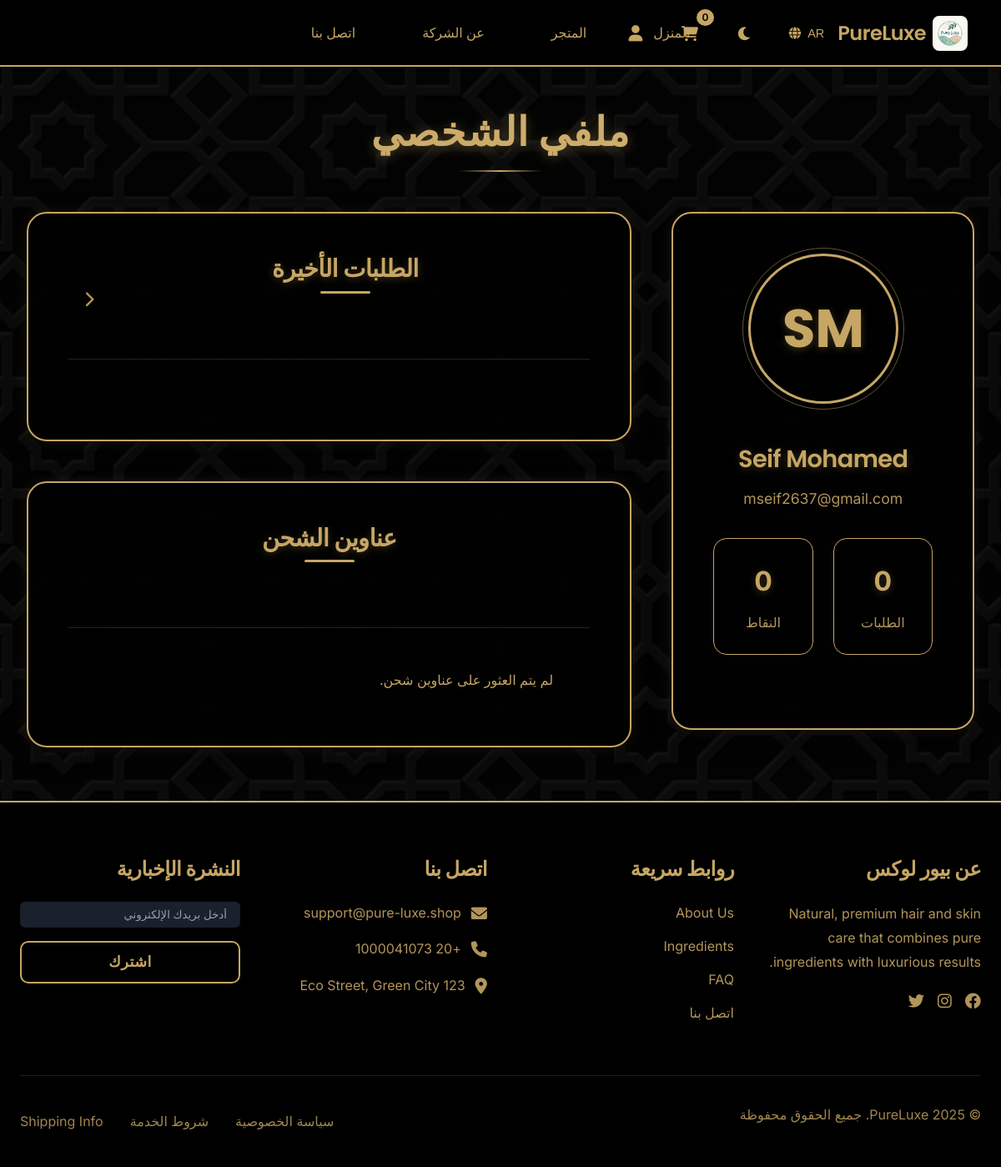
The page /profile?lang=ar (signed in) on the database its author committed.
### app.py (models this page shows, shortened)
class User(UserMixin, db.Model):
    id = db.Column(db.Integer, primary_key=True)
    email = db.Column(db.String(120), unique=True, nullable=False)
    first_name = db.Column(db.String(50), nullable=False)
    last_name = db.Column(db.String(50), nullable=False)
    password_hash = db.Column(db.String(128))
    verified = db.Column(db.Boolean, default=False)
    orders = db.relationship('Order', backref='user', lazy=True)
    addresses = db.relationship('Address', backref='user', lazy=True)

### app.py (the view)
@app.route('/profile')
@login_required
def profile():
    orders = Order.query.filter_by(user_id=current_user.id).order_by(Order.date_ordered.desc()).all()
    addresses = Address.query.filter_by(user_id=current_user.id).all()
    return render_template('profile.html', orders=orders, addresses=addresses)

### app.py (called while the page is built)
@app.context_processor
def inject_csrf_token():
    return dict(csrf_token=lambda: csrf._get_token())

@app.before_request
def before_request():
    g.lang = request.args.get('lang', session.get('lang', 'en'))
    session['lang'] = g.lang
    g.dir = 'rtl' if g.lang == 'ar' else 'ltr'

@app.context_processor
def utility_processor():
    def translate(text):
        if g.lang == 'en' or text not in TRANSLATIONS.get(g.lang, {}):
            return text
        return TRANSLATIONS[g.lang][text]
    return {'translate': translate, 'csrf_token': generate_csrf}

@login_manager.user_loader
def load_user(user_id):
    return User.query.get(int(user_id))

@app.context_processor
def cart_count():
    if 'cart' in session:
        return {'cart_count': sum(session['cart'].values())}
    return {'cart_count': 0}

### templates/profile.html (shortened to what this page needs)
{% extends "base.html" %}
{% block content %}
<section class="profile-page">
    <div class="profile-container">
        <div class="profile-header">
            <h1>{{ translate('My Profile') }}</h1>
        </div>
        <div class="profile-grid">
            <div class="profile-sidebar">
                <div class="profile-avatar">
                    {{ current_user.first_name[0] }}{{ current_user.last_name[0] }}
                </div>
                <div class="profile-info">
                    <h2 class="profile-name">{{ current_user.first_name }} {{ current_user.last_name }}</h2>
                    <p class="profile-email">{{ current_user.email }}</p>
                    <div class="profile-stats">
                        <div class="stat-item">
                            <div class="stat-value">{{ orders|length }}</div>
                            <div class="stat-label">{{ translate('Orders') }}</div>
                        </div>
                        <div class="stat-item">
                            <div class="stat-value">{{ points|default(0) }}</div>
                            <div class="stat-label">{{ translate('Points') }}</div>
                        </div>
                    </div>
                </div>
            </div>
            <div class="profile-content">
                <div class="content-section">
                    <div class="section-header">
                        <h3 class="section-title">{{ translate('Recent Orders') }}</h3>
                        <a href="#" class="btn-icon">
                            <i class="fas fa-chevron-right"></i>
                        </a>
                    </div>
                </div>
                <div class="content-section">
                    <div class="section-header">
                        <h3 class="section-title">{{ translate('Shipping Addresses') }}</h3>
                    </div>
                    <div class="address-list">
                        {% if addresses %}
                            {% for address in addresses %}
                            <div class="address-card">
                                <div class="address-type">
                                    <i class="fas fa-home"></i>
                                    {{ translate(address.type) }}
                                </div>
                                <div class="address-details">
                                    <p>{{ address.street }}</p>
                                    <p>{{ address.city }}, {{ address.postal_code }}</p>
                                    <p>{{ address.country }}</p>
                                </div>
                            </div>
                            {% endfor %}
                        {% else %}
                            <p style="color: var(--ramadan-gold); text-align: center;">{{ translate('No shipping addresses found.') }}</p>
                        {% endif %}
                    </div>
                </div>
            </div>
        </div>
    </div>
</section>
{% endblock %}

### templates/base.html (style rules this page uses)
:root { --ramadan-gold: #C6A664; --ramadan-gold-light: #E5C687; --ramadan-dark: #000000; --ramadan-deep: #000000; --ramadan-light: #F5F0E6; --ramadan-accent: #C6A664; }

### rows shown on the page
User: first_name "S", last_name "M", first_name "Seif", last_name "Mohamed", email "mseif2637@gmail.com"

### other values the page prints
{{ translate('Home') }} "المنزل"
{{ translate('Shop') }} "المتجر"
{{ translate('About') }} "عن الشركة"
{{ translate('Contact') }} "اتصل بنا"
{{ g.lang|upper }} "AR"
{{ cart_count }} "0"
{{ translate('My Profile') }} "ملفي الشخصي"
{{ orders|length }} "0"
{{ translate('Orders') }} "الطلبات"
{{ points|default(0) }} "0"
{{ translate('Points') }} "النقاط"
{{ translate('Recent Orders') }} "الطلبات الأخيرة"
{{ translate('Shipping Addresses') }} "عناوين الشحن"
{{ translate('No shipping addresses found.') }} "لم يتم العثور على عناوين شحن."
{{ translate('About PureLuxe') }} "عن بيور لوكس"
